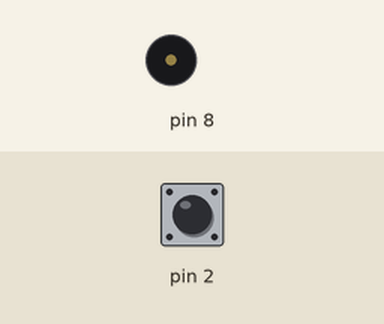
A sketch run on a simulated Arduino Uno, built with avr-gcc and run on an emulated ATmega328P. Shown: buzzer (waves = sounding). Inputs (shaded band) come from the test bench; at power-on: pin 2 HIGH. What the sketch prints to the serial monitor is not drawn.

Above: at 1.4 s.
1.5 s: pin 2 pulled LOW for 1 s
At 1.9 s:
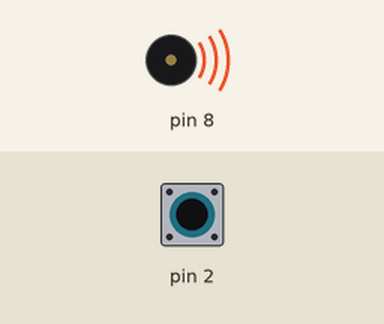
4.5 s: pin 2 pulled LOW for 3.2 s
At 8.0 s:
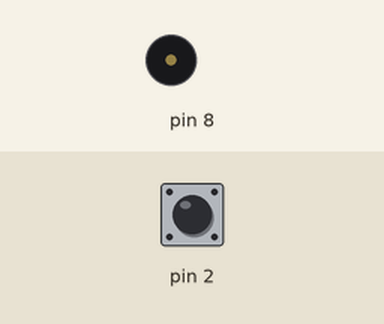
Timing chart, 0 to 9.5 s (numbered marks = the images above; inputs shaded):
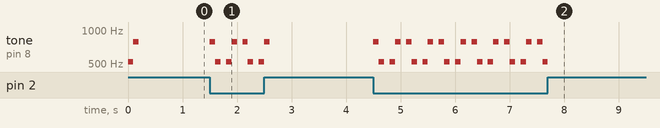

Measured:
- after the input at 1.5 s, tone on pin 8: plays 784 Hz for 0.10 s, 523 Hz for 0.10 s, 523 Hz for 0.10 s, 784 Hz for 0.10 s, 784 Hz for 0.10 s, 523 Hz for 0.10 s … (8 notes in this stretch), starting at once
- after the input at 4.5 s, tone on pin 8: silent → 784 Hz at once, then repeats every 0.60 s: 523 Hz 0.10 s, silent 0.10 s, 523 Hz 0.10 s, 784 Hz 0.10 s, silent 0.10 s, 784 Hz 0.10 s, until it stays silent from 7.7 s

The sketch:

week06_4_arduino_totate_Serial_begin_write.ino
```cpp
// week06_4_arduino_totate_Serial_begin_write
// 修改自 week06_2_arduino_button_change_mode_LED_flow
int mode = 0; // 0:從小變到大, 1:從大變到小
void setup() {
  Serial.begin(9600);
  pinMode(2, INPUT_PULLUP);
  for (int i=3; i<=13; i++) {
    pinMode(1, OUTPUT);
  }
  tone(8, 523, 100); delay(100); // Do
  tone(8, 784, 100); delay(100); // Mi
}
int prev = HIGH, now = 3; // prev 是按鈕(前一瞬間)的狀態, now現在要發亮的LED燈
void loop() {
  if ( digitalRead(2) == LOW ) { // 按下去的瞬間
    if (mode==0) {
      mode = 1; // 從 0 變 1
      tone(8, 784, 100); delay(100); // Mi
      tone(8, 523, 100); delay(100); // Do
    }

    else {
      mode = 0; // 從 1 變 0
      tone(8, 523, 100); delay(100); // Do
      tone(8, 784, 100); delay(100); // Mi
    }
    prev = LOW;

    if (mode==1) Serial.write('1');
    if (mode==0) Serial.write('0');

    } else if ( prev == LOW && digitalRead(2) == HIGH ) { // 放開的瞬間
      prev = HIGH;
    }
    if (mode==0) { // 0:從小變到大
      now++;
      if (now>13) now = 3; // 超過範圍, 又變回3
  } else { // 1:從大變到小
      now--;
      if (now<3) now = 13;
  }
  digitalWrite(now, HIGH); // 亮
  delay(100); // 等一下
  digitalWrite(now, LOW); // 暗
}
```
